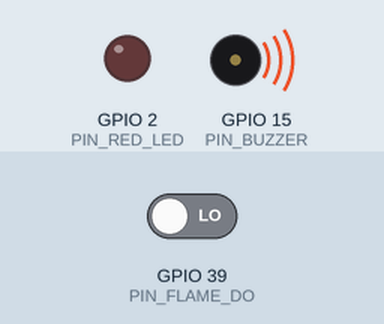
The sketch below on a simulated ESP32. Parts: output pins drawn as LEDs (lit = HIGH), buzzer (waves = sounding). Dashed ring = blinking. Inputs (shaded band) come from the test bench; at power-on: GPIO 39 (PIN_FLAME_DO) LOW. What the sketch prints to the serial monitor is not drawn.

Above: at 1.2 s.
1.3 s: GPIO 39 (PIN_FLAME_DO) driven HIGH
At 2.2 s:
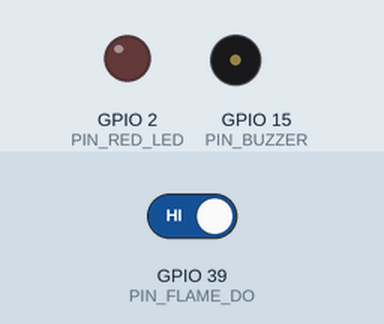
2.8 s: GPIO 39 (PIN_FLAME_DO) driven LOW
At 3.15 s:
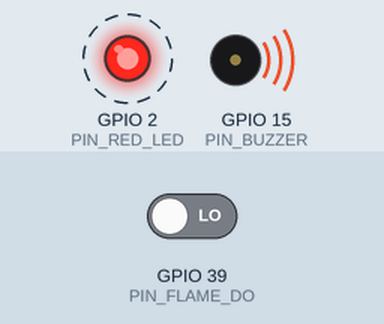
Timing chart, 0 to 11.8 s (numbered marks = the images above; inputs shaded):
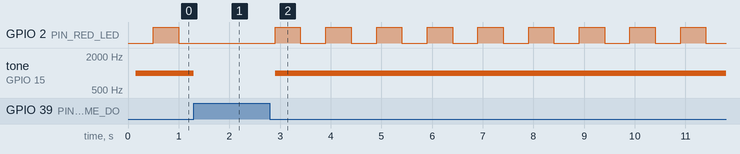

The sketch:

Fire_Alarm.ino
```cpp
/*
  Fire / Flame Alarm (ESP32) - DIGITAL FLAME SENSOR (DO)
  ------------------------------------------------------------
  - Digital flame sensor module output (DO)
  - If flame detected:
      * Buzzer ON (1kHz)
      * Red LED blinks (non-blocking)

  Board: ESP32 DevKit (Arduino-ESP32)

  Notes:
  - Many flame modules: DO is LOW when flame detected.
    If yours is HIGH on flame, set FLAME_ACTIVE_LOW = false.
*/

static const int PIN_FLAME_DO = 39;   // digital flame sensor DO (input-only pin)
static const int PIN_BUZZER   = 15;   // PWM buzzer
static const int PIN_RED_LED  = 2;    // warning LED (often onboard)

static const bool FLAME_ACTIVE_LOW = true;

// Debounce/confirm (prevents random noise triggering)
static const unsigned long SAMPLE_MS = 50;
static const uint8_t FLAME_CONFIRM_N = 3; // require N consecutive "flame" readings

static const unsigned long BLINK_MS = 500;

// LEDC buzzer PWM
static const int LEDC_CH_BUZZER = 0;
static const int BUZZ_FREQ_HZ   = 1000;
static const int PWM_RES_BITS   = 8;   // 0..255

static unsigned long lastSample = 0;
static uint8_t flameCount = 0;
static bool fireActive = false;

static unsigned long lastBlink = 0;
static bool ledState = false;

static void buzzerOn()  { ledcWrite(LEDC_CH_BUZZER, 128); } // 50% duty
static void buzzerOff() { ledcWrite(LEDC_CH_BUZZER, 0);   }

static bool rawFlameDetected() {
  int v = digitalRead(PIN_FLAME_DO);
  bool detected = FLAME_ACTIVE_LOW ? (v == LOW) : (v == HIGH);
  return detected;
}

void setup() {
  Serial.begin(115200);

  pinMode(PIN_FLAME_DO, INPUT);   // DO is usually push-pull from module comparator
  pinMode(PIN_RED_LED, OUTPUT);

  ledcSetup(LEDC_CH_BUZZER, BUZZ_FREQ_HZ, PWM_RES_BITS);
  ledcAttachPin(PIN_BUZZER, LEDC_CH_BUZZER);

  buzzerOff();
  digitalWrite(PIN_RED_LED, LOW);

  Serial.println("Fire Alarm (Digital Flame DO) boot OK");
}

void loop() {
  unsigned long now = millis();

  if (now - lastSample >= SAMPLE_MS) {
    lastSample = now;

    bool flame = rawFlameDetected();

    if (flame) {
      if (flameCount < 255) flameCount++;
    } else {
      flameCount = 0;
    }

    fireActive = (flameCount >= FLAME_CONFIRM_N);

    if (!fireActive) {
      buzzerOff();
      digitalWrite(PIN_RED_LED, LOW);
      ledState = false;
    }
  }

  if (fireActive) {
    buzzerOn();

    if (now - lastBlink >= BLINK_MS) {
      lastBlink = now;
      ledState = !ledState;
      digitalWrite(PIN_RED_LED, ledState ? HIGH : LOW);
    }
  }

  // Debug (optional)
  /*
  static unsigned long lastPrint = 0;
  if (now - lastPrint > 500) {
    lastPrint = now;
    Serial.print("raw="); Serial.print(rawFlameDetected() ? "FLAME" : "----");
    Serial.print("  count="); Serial.print(flameCount);
    Serial.print("  active="); Serial.println(fireActive ? "YES" : "NO");
  }
  */
}
```

Measured:
- after the input at 1.3 s, GPIO 2 (PIN_RED_LED): stays LOW (without the input it goes to HIGH after 0.20 s); tone on GPIO 15 (PIN_BUZZER): 1000 Hz → silent at once
- after the input at 2.8 s, GPIO 2 (PIN_RED_LED): alternates HIGH for 0.50 s and LOW for 0.50 s, starting after 0.10 s; tone on GPIO 15 (PIN_BUZZER): silent → 1000 Hz after 0.10 s
